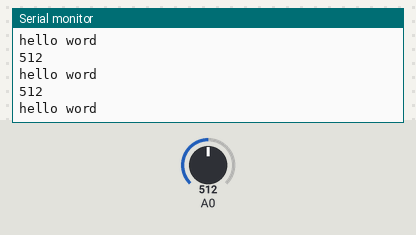
The sketch below on a simulated Arduino Uno, built with avr-gcc and run on an emulated ATmega328P. Shown: the last lines printed to the serial monitor. The inputs (shaded band) are chosen by the test bench; at power-on: A0 = 512.

Above: at 1.3 s.
1.4 s: A0 set to 716
At 1.81 s:
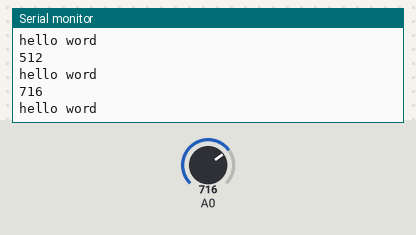
2.9 s: A0 set to 900
At 3.31 s:
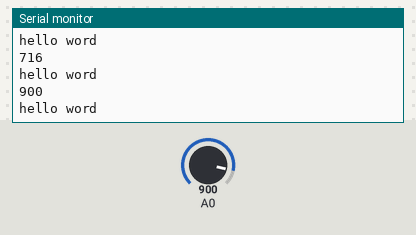
Timing chart, 0 to 5.9 s (numbered marks = the images above; inputs shaded):
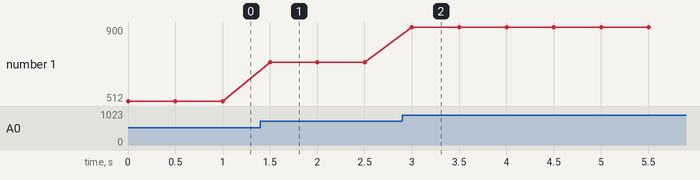

The sketch:

pengirim.ino
```cpp
void setup(){
    Serial.begin(9600);

}

void loop(){
    //baca analog A0
    int ldr = analogRead(0);
    Serial.println(ldr); // kirim numeber
    Serial.println("hello word"); //kirim string
    delay(500);
}
```

Measured:
- after the input at 1.4 s, the serial monitor: prints a new line after 0.10 s (image 1)
- after the input at 2.9 s, the serial monitor: prints a new line after 0.10 s (image 2)
- plotted number 1: 512 → 716 after the input at 1.4 s, 716 → 900 after the input at 2.9 s
